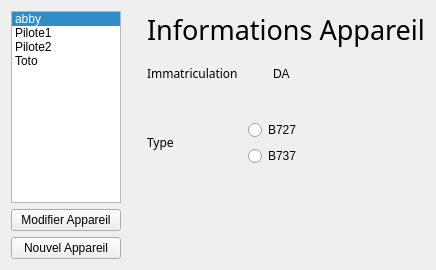
      <widget class="QWidget" name="flotteTab">
       <attribute name="title">
        <string>Appareils</string>
       </attribute>
       <layout class="QHBoxLayout" name="horizontalLayout_12">
        <item>
         <layout class="QVBoxLayout" name="verticalLayout_6">
          <item>
           <widget class="QListWidget" name="planeList">
            <property name="minimumSize">
             <size>
              <width>110</width>
              <height>0</height>
             </size>
            </property>
            <property name="maximumSize">
             <size>
              <width>110</width>
              <height>16777215</height>
             </size>
            </property>
            <property name="alternatingRowColors">
             <bool>false</bool>
            </property>
            <property name="currentRow">
             <number>0</number>
            </property>
            <property name="sortingEnabled">
             <bool>true</bool>
            </property>
            <item>
             <property name="text">
              <string>abby</string>
             </property>
            </item>
            <item>
             <property name="text">
              <string>Pilote1</string>
             </property>
            </item>
            <item>
             <property name="text">
              <string>Pilote2</string>
             </property>
            </item>
            <item>
             <property name="text">
              <string>Toto</string>
             </property>
            </item>
           </widget>
          </item>
          <item>
           <widget class="QPushButton" name="planeManage">
            <property name="minimumSize">
             <size>
              <width>110</width>
              <height>0</height>
             </size>
            </property>
            <property name="maximumSize">
             <size>
              <width>110</width>
              <height>16777215</height>
             </size>
            </property>
            <property name="text">
             <string>Modifier Appareil</string>
            </property>
           </widget>
          </item>
          <item>
           <widget class="QPushButton" name="planeAdd">
            <property name="sizePolicy">
             <sizepolicy hsizetype="Minimum" vsizetype="Fixed">
              <horstretch>0</horstretch>
              <verstretch>0</verstretch>
             </sizepolicy>
            </property>
            <property name="minimumSize">
             <size>
              <width>110</width>
              <height>0</height>
             </size>
            </property>
            <property name="maximumSize">
             <size>
              <width>110</width>
              <height>16777215</height>
             </size>
            </property>
            <property name="text">
             <string>Nouvel Appareil</string>
            </property>
           </widget>
          </item>
         </layout>
        </item>
        <item>
         <layout class="QVBoxLayout" name="verticalLayout_8">
          <property name="leftMargin">
           <number>20</number>
          </property>
          <item>
           <widget class="QLabel" name="informationPlane">
            <property name="sizePolicy">
             <sizepolicy hsizetype="Minimum" vsizetype="Fixed">
              <horstretch>0</horstretch>
              <verstretch>0</verstretch>
             </sizepolicy>
            </property>
            <property name="font">
             <font>
              <family>Microsoft JhengHei Light</family>
              <pointsize>20</pointsize>
             </font>
            </property>
            <property name="text">
             <string>Informations Appareil</string>
            </property>
           </widget>
          </item>
          <item>
           <spacer name="verticalSpacer_10">
            <property name="orientation">
             <enum>Qt::Vertical</enum>
            </property>
            <property name="sizeType">
             <enum>QSizePolicy::Fixed</enum>
            </property>
            <property name="sizeHint" stdset="0">
             <size>
              <width>20</width>
              <height>10</height>
             </size>
            </property>
           </spacer>
          </item>
          <item>
           <layout class="QHBoxLayout" name="horizontalLayout_11">
            <item>
             <widget class="QLabel" name="codePlane">
              <property name="sizePolicy">
               <sizepolicy hsizetype="Fixed" vsizetype="Fixed">
                <horstretch>0</horstretch>
                <verstretch>0</verstretch>
               </sizepolicy>
              </property>
              <property name="minimumSize">
               <size>
                <width>120</width>
                <height>0</height>
               </size>
              </property>
              <property name="font">
               <font>
                <family>Microsoft JhengHei Light</family>
               </font>
              </property>
              <property name="text">
               <string>Immatriculation</string>
              </property>
             </widget>
            </item>
            <item>
             <widget class="QLabel" name="codePlaneBDD">
              <property name="sizePolicy">
               <sizepolicy hsizetype="Expanding" vsizetype="Fixed">
                <horstretch>0</horstretch>
                <verstretch>0</verstretch>
               </sizepolicy>
              </property>
              <property name="text">
               <string>DA</string>
              </property>
             </widget>
            </item>
            <item>
             <spacer name="horizontalSpacer_7">
              <property name="sizePolicy">
               <sizepolicy hsizetype="MinimumExpanding" vsizetype="Minimum">
                <horstretch>0</horstretch>
                <verstretch>0</verstretch>
               </sizepolicy>
              </property>
              <property name="orientation">
               <enum>Qt::Horizontal</enum>
              </property>
              <property name="sizeType">
               <enum>QSizePolicy::MinimumExpanding</enum>
              </property>
              <property name="sizeHint" stdset="0">
               <size>
                <width>40</width>
                <height>20</height>
               </size>
              </property>
             </spacer>
            </item>
           </layout>
          </item>
          <item>
           <spacer name="verticalSpacer_11">
            <property name="orientation">
             <enum>Qt::Vertical</enum>
            </property>
            <property name="sizeType">
             <enum>QSizePolicy::Fixed</enum>
            </property>
            <property name="sizeHint" stdset="0">
             <size>
              <width>20</width>
              <height>30</height>
             </size>
            </property>
           </spacer>
          </item>
          <item>
           <layout class="QHBoxLayout" name="horizontalLayout_10">
            <item>
             <widget class="QLabel" name="planeName">
              <property name="sizePolicy">
               <sizepolicy hsizetype="Fixed" vsizetype="Fixed">
                <horstretch>20</horstretch>
                <verstretch>0</verstretch>
               </sizepolicy>
              </property>
              <property name="minimumSize">
               <size>
                <width>95</width>
                <height>0</height>
               </size>
              </property>
              <property name="font">
               <font>
                <family>Microsoft JhengHei Light</family>
               </font>
              </property>
              <property name="text">
               <string>Type</string>
              </property>
             </widget>
            </item>
            <item>
             <layout class="QVBoxLayout" name="verticalLayout_7">
              <item>
               <widget class="QRadioButton" name="B727">
                <property name="text">
                 <string>B727</string>
                </property>
                <property name="checkable">
                 <bool>false</bool>
                </property>
               </widget>
              </item>
              <item>
               <widget class="QRadioButton" name="B737">
                <property name="text">
                 <string>B737</string>
                </property>
                <property name="checkable">
                 <bool>false</bool>
                </property>
               </widget>
              </item>
             </layout>
            </item>
            <item>
             <spacer name="horizontalSpacer_8">
              <property name="orientation">
               <enum>Qt::Horizontal</enum>
              </property>
              <property name="sizeType">
               <enum>QSizePolicy::MinimumExpanding</enum>
              </property>
              <property name="sizeHint" stdset="0">
               <size>
                <width>40</width>
                <height>20</height>
               </size>
              </property>
             </spacer>
            </item>
           </layout>
          </item>
          <item>
           <spacer name="verticalSpacer_9">
            <property name="orientation">
             <enum>Qt::Vertical</enum>
            </property>
            <property name="sizeHint" stdset="0">
             <size>
              <width>20</width>
              <height>40</height>
             </size>
            </property>
           </spacer>
          </item>
         </layout>
        </item>
       </layout>
      </widget>
